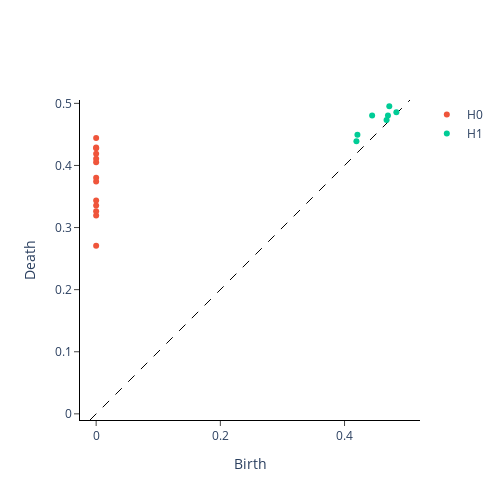

The code cell stored with this chart in its notebook:
### Code cell
PD = PearsonDissimilarity()
X_pd = PD.fit_transform(Xtrain_split_sequences)
VR = VietorisRipsPersistence(metric="precomputed")
X_vr = VR.fit_transform(X_pd)

### Figure 1 — Plotly figure (JSON) as saved in the notebook; plotly's stock layout.template omitted (floating-point values rounded to 4 significant figures)
{"data": [{"hoverinfo": "none", "line": {"color": "black", "dash": "dash", "width": 1}, "mode": "lines", "showlegend": false, "type": "scatter", "x": [-0.00991, 0.5054], "y": [-0.00991, 0.5054]}, {"hoverinfo": "text", "hovertext": ["(5.551115123125783e-17, 0.2705347537994385)", "(0.0, 0.31924229860305786)", "(5.551115123125783e-17, 0.32628339529037476)", "(0.0, 0.33541226387023926)", "(0.0, 0.34373825788497925)", "(1.1102230246251565e-16, 0.3741627633571625)", "(0.0, 0.38036444783210754)", "(0.0, 0.4050758481025696)", "(0.0, 0.41083142161369324)", "(0.0, 0.4187697470188141)", "(0.0, 0.4275447726249695)", "(0.0, 0.42881277203559875)", "(0.0, 0.4441191852092743)"], "mode": "markers", "name": "H0", "type": "scatter", "x": [5.551e-17, 0, 5.551e-17, 0, 0, 1.11e-16, 0, 0, 0, 0, 0, 0, 0], "y": [0.2705, 0.3192, 0.3263, 0.3354, 0.3437, 0.3742, 0.3804, 0.4051, 0.4108, 0.4188, 0.4275, 0.4288, 0.4441]}, {"hoverinfo": "text", "hovertext": ["(0.4834539294242859, 0.48562976717948914)", "(0.4720577299594879, 0.49549710750579834)", "(0.46992236375808716, 0.4803699254989624)", "(0.4676731824874878, 0.47325772047042847)", "(0.4444294571876526, 0.4803699254989624)", "(0.4207450747489929, 0.44936928153038025)", "(0.41914036870002747, 0.43916505575180054)"], "mode": "markers", "name": "H1", "type": "scatter", "x": [0.4835, 0.4721, 0.4699, 0.4677, 0.4444, 0.4207, 0.4191], "y": [0.4856, 0.4955, 0.4804, 0.4733, 0.4804, 0.4494, 0.4392]}], "layout": {"height": 500, "plot_bgcolor": "white", "width": 500, "xaxis": {"autorange": false, "exponentformat": "e", "linecolor": "black", "linewidth": 1, "mirror": false, "range": [-0.00991, 0.5054], "showexponent": "all", "showline": true, "side": "bottom", "ticks": "outside", "title": {"text": "Birth"}, "type": "linear", "zeroline": true}, "yaxis": {"autorange": false, "exponentformat": "e", "linecolor": "black", "linewidth": 1, "mirror": false, "range": [-0.00991, 0.5054], "scaleanchor": "x", "scaleratio": 1, "showexponent": "all", "showline": true, "side": "left", "ticks": "outside", "title": {"text": "Death"}, "type": "linear", "zeroline": true}}}
